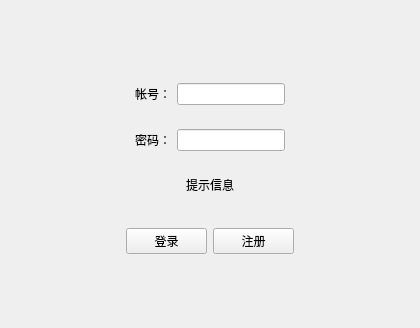
<?xml version="1.0" encoding="UTF-8"?>
<ui version="4.0">
 <class>login_interface</class>
 <widget class="QWidget" name="login_interface">
  <property name="geometry">
   <rect>
    <x>0</x>
    <y>0</y>
    <width>420</width>
    <height>328</height>
   </rect>
  </property>
  <property name="windowTitle">
   <string>用户登录</string>
  </property>
  <layout class="QHBoxLayout" name="horizontalLayout_4">
   <item>
    <spacer name="horizontalSpacer">
     <property name="orientation">
      <enum>Qt::Horizontal</enum>
     </property>
     <property name="sizeHint" stdset="0">
      <size>
       <width>40</width>
       <height>20</height>
      </size>
     </property>
    </spacer>
   </item>
   <item>
    <widget class="QWidget" name="widget_5" native="true">
     <layout class="QVBoxLayout" name="verticalLayout_2">
      <item>
       <spacer name="verticalSpacer">
        <property name="orientation">
         <enum>Qt::Vertical</enum>
        </property>
        <property name="sizeHint" stdset="0">
         <size>
          <width>20</width>
          <height>40</height>
         </size>
        </property>
       </spacer>
      </item>
      <item>
       <widget class="QWidget" name="widget" native="true">
        <layout class="QVBoxLayout" name="verticalLayout">
         <item>
          <widget class="QWidget" name="widget_2" native="true">
           <layout class="QHBoxLayout" name="horizontalLayout_2">
            <item>
             <widget class="QLabel" name="label_account">
              <property name="text">
               <string>帐号：</string>
              </property>
             </widget>
            </item>
            <item>
             <widget class="QLineEdit" name="lineEdit_account"/>
            </item>
           </layout>
          </widget>
         </item>
         <item>
          <widget class="QWidget" name="widget_3" native="true">
           <layout class="QHBoxLayout" name="horizontalLayout">
            <item>
             <widget class="QLabel" name="label_password">
              <property name="text">
               <string>密码：</string>
              </property>
             </widget>
            </item>
            <item>
             <widget class="QLineEdit" name="lineEdit_password">
              <property name="echoMode">
               <enum>QLineEdit::Password</enum>
              </property>
             </widget>
            </item>
           </layout>
          </widget>
         </item>
         <item>
          <widget class="QWidget" name="widget_6" native="true">
           <layout class="QHBoxLayout" name="horizontalLayout_5">
            <item>
             <spacer name="horizontalSpacer_3">
              <property name="orientation">
               <enum>Qt::Horizontal</enum>
              </property>
              <property name="sizeHint" stdset="0">
               <size>
                <width>40</width>
                <height>20</height>
               </size>
              </property>
             </spacer>
            </item>
            <item>
             <widget class="QLabel" name="label_prompt_message">
              <property name="text">
               <string>提示信息</string>
              </property>
             </widget>
            </item>
            <item>
             <spacer name="horizontalSpacer_4">
              <property name="orientation">
               <enum>Qt::Horizontal</enum>
              </property>
              <property name="sizeHint" stdset="0">
               <size>
                <width>40</width>
                <height>20</height>
               </size>
              </property>
             </spacer>
            </item>
           </layout>
          </widget>
         </item>
        </layout>
       </widget>
      </item>
      <item>
       <widget class="QWidget" name="widget_4" native="true">
        <layout class="QHBoxLayout" name="horizontalLayout_3">
         <item>
          <widget class="QPushButton" name="pushButton_login_in">
           <property name="text">
            <string>登录</string>
           </property>
          </widget>
         </item>
         <item>
          <widget class="QPushButton" name="pushButton_register">
           <property name="text">
            <string>注册</string>
           </property>
          </widget>
         </item>
        </layout>
       </widget>
      </item>
      <item>
       <spacer name="verticalSpacer_2">
        <property name="orientation">
         <enum>Qt::Vertical</enum>
        </property>
        <property name="sizeHint" stdset="0">
         <size>
          <width>20</width>
          <height>40</height>
         </size>
        </property>
       </spacer>
      </item>
     </layout>
    </widget>
   </item>
   <item>
    <spacer name="horizontalSpacer_2">
     <property name="orientation">
      <enum>Qt::Horizontal</enum>
     </property>
     <property name="sizeHint" stdset="0">
      <size>
       <width>40</width>
       <height>20</height>
      </size>
     </property>
    </spacer>
   </item>
  </layout>
 </widget>
 <resources/>
 <connections/>
</ui>
